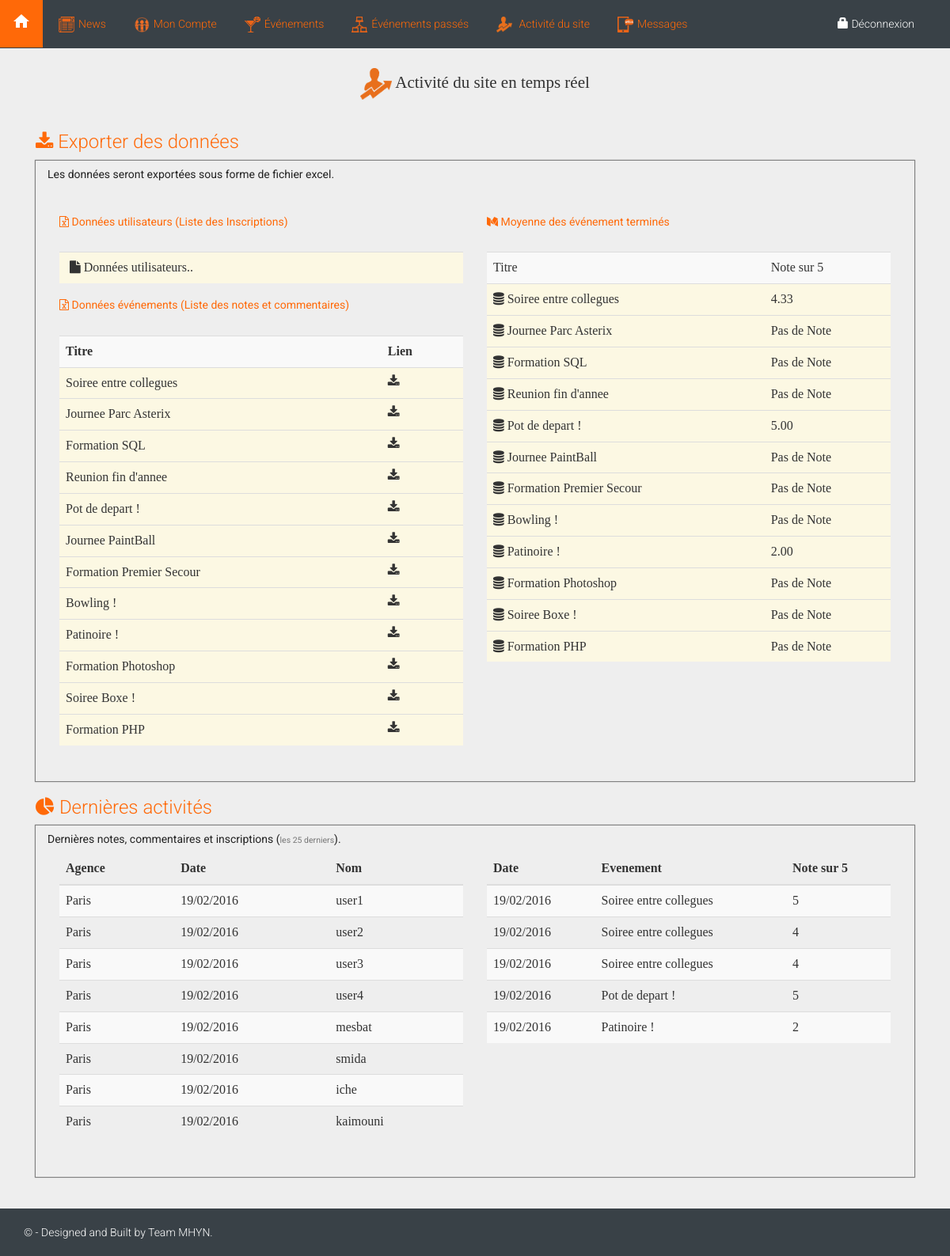
/includes/activity.php (signed in), run on the app's committed database.
### tables this page shows
CREATE TABLE evenement
(
	id INT UNSIGNED NOT NULL AUTO_INCREMENT PRIMARY KEY,
	titre VARCHAR(255) NOT NULL,
	date_evenement date NOT NULL,
	heure_evenement VARCHAR(5) NOT NULL,
	lieu VARCHAR(255) NOT NULL, 
	agence VARCHAR(50) NOT NULL,
	descriptif TEXT,
	nombre_place INT,
	nombre_participant INT DEFAULT 0,
	url TEXT,
	image VARCHAR(255),
	categorie INT DEFAULT 0,
	visio_conference INT DEFAULT 0,
	email_contact VARCHAR(255),
    id_createur INT UNSIGNED NOT NULL,
	payant INT DEFAULT 0,
	prix INT,
	date_creation DATETIME,
	date_modification DATETIME
);

CREATE TABLE utilisateur
(
	id INT UNSIGNED NOT NULL AUTO_INCREMENT PRIMARY KEY,
	nom VARCHAR(30) NOT NULL,
	prenom VARCHAR(30) NOT NULL,
	sexe INT DEFAULT 1,
	login VARCHAR(255) NOT NULL,
	mot_de_passe VARCHAR(255) NOT NULL,
    question_secrete varchar(255),
    reponse_secrete varchar(255),
	email VARCHAR(255) NOT NULL,
	telephone VARCHAR(100),
	agence VARCHAR(50),
	role INT UNSIGNED NOT NULL DEFAULT 4,
	date_creation DATETIME,
	CONSTRAINT role_key
		FOREIGN KEY (role)
		REFERENCES role(id)
);

CREATE TABLE commentaire
(
    id INT UNSIGNED NOT NULL AUTO_INCREMENT PRIMARY KEY,
    id_utilisateur INT UNSIGNED NOT NULL,
    id_evenement INT UNSIGNED NOT NULL,
    note INT UNSIGNED,
    commentaire TEXT,
    date_creation datetime,
    CONSTRAINT id_utilisateur_comm_key
        FOREIGN KEY (id_utilisateur)
        REFERENCES utilisateur(id),

    CONSTRAINT id_evenement_comm_key
        FOREIGN KEY (id_evenement)
        REFERENCES evenement(id)
);

### includes/activity.php (the view, shortened to what this page needs)
<html>
<?php require_once('headrecur.php'); ?>
<body>
	<?php require_once('headerrecur.php'); ?>
	<div class="container-fluid" style="font-family: 'gotham';">
		<div class="row">
			<div class="container-fluid" style="margin-top: 25px; text-align: center;">
				<div class="col-md-4 col-md-offset-4">
					<p class="lead" style="font-family: 'gotham';"><img width="40" height="40" src="../img/croissance.png"> Activité du site en temps réel</p>
				</div>
			</div>
			<div class="container acti" style="margin-top: 0; padding-top: 0;">
				<div class="col-md-12">
					<div class="row" style="margin: 0; padding: 0;">
						<p><h3 style="color: #ff6908;"><i class="fa fa-download"></i> Exporter des données</h3></p>
						<div class="col-md-12" style="box-shadow: 0 0 1px 1px grey">
							<p><h5 style="color: #222;">Les données seront exportées sous forme de fichier excel.</h5></p>
							<div class="col-md-6" style="margin-top: 25px; margin-bottom: 25px;">
								<p><h5 style="color: #ff6908;"><i class="fa fa-file-excel-o"></i> Données utilisateurs (Liste des Inscriptions)</h5></p>
								<br>
								<table class="table table-striped table-hover ">
									<tr class="warning">
										<td><a href="../apps/cible_exporte.php" style="margin: 5px; color:inherit;"><i class="fa fa-file"></i> Données utilisateurs..</a></td>
									</tr>
								</table>
								<p><h5 style="color: #ff6908;"><i class="fa fa-file-excel-o"></i> Données événements (Liste des notes et commentaires)</h5></p>
								<br>
								<table class="table table-striped table-hover ">
									<tr class="defaut">
										<th>Titre</th>
										<th>Lien</th>
									</tr>
									<?php
									$req = $bdd->query('select * from evenement');
									$date = date('Y-m-d');
									$hour = date('H:i');
									while ($result = $req->fetch()) {
										if ($result['date_evenement'] < $date || ($result['date_evenement'] == $date && $result['date_evenement'] < $hour)) {
											echo '<tr class="warning">
											<td>'. $result['titre'] .'</td>
											<td><form style="margin: 0; padding: 0;" method="post" action="../apps/cible_exporte2.php">
											<input type="hidden" name="idevent" value="'. $result['id'] .'">
											<button type="submit" style="margin: 0; padding: 0; background-color: inherit; border: none;">
											<i class="fa fa-download"></i>
											</button>
											</form></td>
											</tr>';
										}
									}
									?>
								</table>
							</div>
							<div class="col-md-6" style="margin-top: 25px; margin-bottom: 25px;">
								<p><h5 style="color: #ff6908;"><i class="fa fa-medium"></i> Moyenne des événement terminés</h5></p>
								<br>
								<table class="table table-striped table-hover">
									<tr>
										<td>Titre</td>
										<td>Note sur 5</td>
									</tr>
									<?php
									$req = $bdd->prepare('select * from evenement');
									$date = date('Y-m-d');
									$hour = date('H:i');
									$namelist = array();
									$idlist = array();
									$notelist = array();
									$req->execute();
									while ($result = $req->fetch()) {
										if ($result['date_evenement'] < $date || ($result['date_evenement'] == $date && $result['date_evenement'] < $hour)) {
											$namelist[] = $result['titre'];
											$idlist[] = $result['id'];
										}
									}
									$i = 0;
									while (isset($idlist[$i])) {
										$sql = $bdd->query('select AVG(note) from commentaire where id_evenement ="' . $idlist[$i] .'"');
										$note = $sql->fetch();
										$notelist[] =  $note['AVG(note)'];
										++$i;
									}
									$i = 0;
									while (isset($idlist[$i])) {
										if ($notelist[$i] == 0.00)
											$note = "Pas de Note";
										else
											$note = number_format($notelist[$i], 2);
										echo '<tr class="warning"><td><i class="fa fa-database"></i> ' . utf8_encode($namelist[$i]) . '</td><td>'. $note .'</td></tr>';
										++$i;
									}
									?>
								</table>
							</div>
						</div>
					</div>
				</div>
				<div class="col-md-12">
					<p><h3 style="color: #ff6908;"><i class="fa fa-pie-chart"></i> Dernières activités</h3></p>
					<div class="col-md-12" style="box-shadow: 0 0 1px 1px grey; padding-bottom: 30px;">
						<p><h5 style="color: #222;">Dernières notes, commentaires et inscriptions (<small>les 25 derniers</small>).</h5></p>
						<div class="col-md-6">
							<table class="table table-striped table-hover ">
								<thead>
									<tr>
										<th>Agence</th>
										<th>Date</th>
										<th>Nom</th>
									</tr>
								</thead>
								<tbody>
									<?php
									$req = $bdd->query('SELECT * from utilisateur ORDER BY date_creation DESC LIMIT 25');
									while ($result = $req->fetch()) {
										$datee = new DateTime($result['date_creation']);
										echo '<tr class="defaut">
										<td>'. $result['agence'] .'</td>
										<td>'. $datee->format('d/m/Y') .'</td>
										<td>'. $result['nom'] . '</td>
										</tr>';
									}
									?>
								</tbody>
							</table>
						</div>
						<div class="col-md-6">
							<table class="table table-striped table-hover ">
								<thead>
									<tr>
										<th>Date</th>
										<th>Evenement</th>
										<th>Note sur 5</th>
									</tr>
								</thead>
								<tbody>
									<?php
									$req = $bdd->query('SELECT * from commentaire ORDER BY date_creation DESC LIMIT 25');
									while ($result = $req->fetch()) {
										$sql = $bdd->query('SELECT titre from evenement WHERE id="'. $result['id_evenement'] .'"');
										$res = $sql->fetch();
										$datee = new DateTime($result['date_creation']);
										echo '<tr class="defaut">
										<td>'. $datee->format('d/m/Y') . '</td>
										<td>'. $res['titre'] .'</td>
										<td>'. $result['note'] .'</td>
										</tr>';
									}
									?>
								</tbody>
							</table>
						</div>
					</div>
				</div>
			</div>
		</div>
	</div>
	<?php require_once('footerrecur.php'); ?>
</body>
</html>

### css/style.css (style rules this page uses)
body { margin: 0; padding: 0; }
html, body, .container-table { height: 100%; }
.acti { padding-top: 15px; padding-bottom: 15px; margin-top: 25px; margin-bottom: 25px; }

### data on the page
evenement: titre "Soiree entre collegues"
evenement: titre "Journee Parc Asterix"
evenement: titre "Formation SQL"
evenement: titre "Reunion fin d'annee"
evenement: titre "Pot de depart !"
evenement: titre "Journee PaintBall"
evenement: titre "Formation Premier Secour"
evenement: titre "Bowling !"
evenement: titre "Patinoire !"
evenement: titre "Formation Photoshop"
evenement: titre "Soiree Boxe !"
evenement: titre "Formation PHP"
utilisateur: agence "Paris", date_creation "19/02/2016", nom "user1"
utilisateur: agence "Paris", date_creation "19/02/2016", nom "user2"
utilisateur: agence "Paris", date_creation "19/02/2016", nom "user3"
utilisateur: agence "Paris", date_creation "19/02/2016", nom "user4"
utilisateur: agence "Paris", date_creation "19/02/2016", nom "mesbat"
utilisateur: agence "Paris", date_creation "19/02/2016", nom "smida"
utilisateur: agence "Paris", date_creation "19/02/2016", nom "iche"
utilisateur: agence "Paris", date_creation "19/02/2016", nom "kaimouni"
commentaire: date_creation "19/02/2016", id_evenement.titre "Soiree entre collegues", note "5"
commentaire: date_creation "19/02/2016", id_evenement.titre "Soiree entre collegues", note "4"
commentaire: date_creation "19/02/2016", id_evenement.titre "Soiree entre collegues", note "4"
commentaire: date_creation "19/02/2016", id_evenement.titre "Pot de depart !", note "5"
commentaire: date_creation "19/02/2016", id_evenement.titre "Patinoire !", note "2"

### other printed values
utf8_encode($namelist[$i]) "Soiree entre collegues"
$note "4.33"
utf8_encode($namelist[$i]) "Journee Parc Asterix"
$note "Pas de Note"
utf8_encode($namelist[$i]) "Formation SQL"
utf8_encode($namelist[$i]) "Reunion fin d'annee"
utf8_encode($namelist[$i]) "Pot de depart !"
$note "5.00"
utf8_encode($namelist[$i]) "Journee PaintBall"
utf8_encode($namelist[$i]) "Formation Premier Secour"
utf8_encode($namelist[$i]) "Bowling !"
utf8_encode($namelist[$i]) "Patinoire !"
$note "2.00"
utf8_encode($namelist[$i]) "Formation Photoshop"
utf8_encode($namelist[$i]) "Soiree Boxe !"
